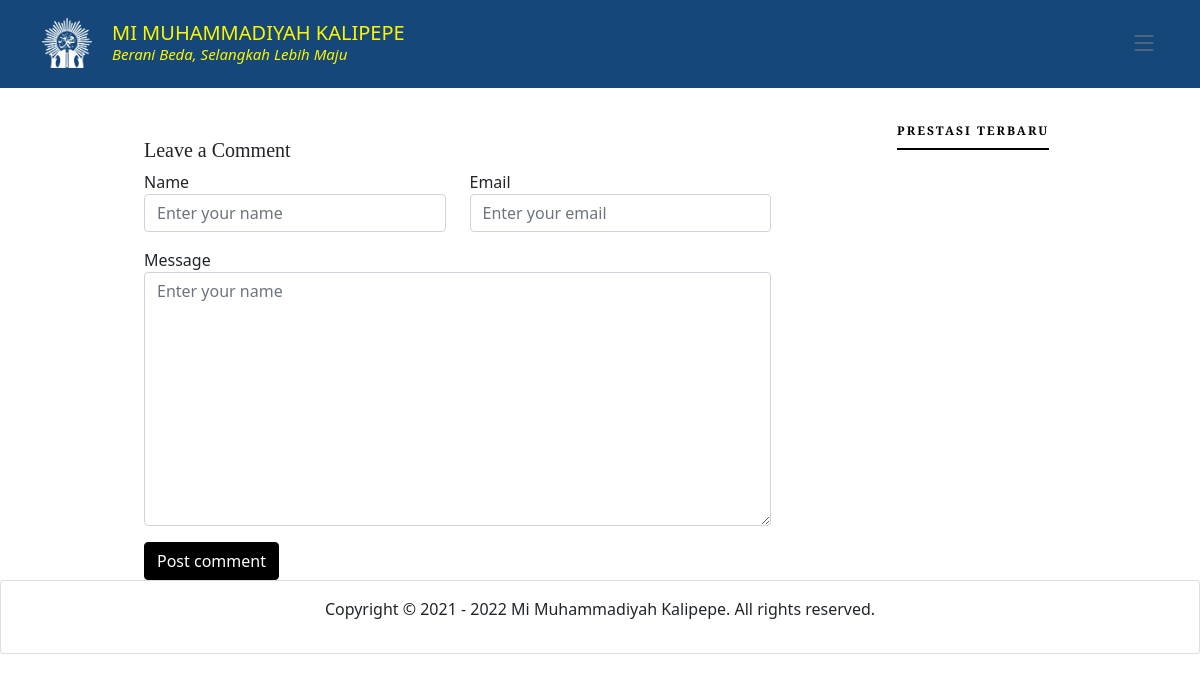
Before: /index.php/home/prestasi_detail with the older database file.
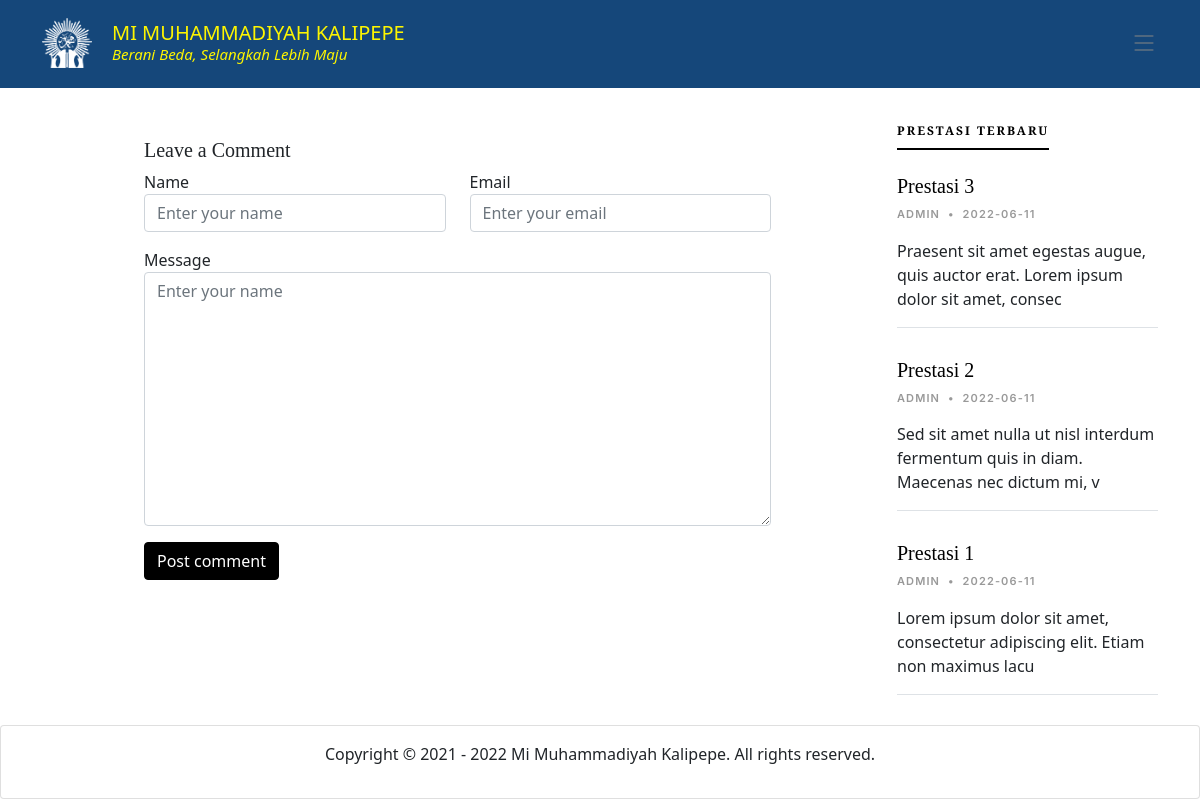
After: the same page with the newer database file.
### tables this page shows
CREATE TABLE `tb_prestasi` (
  `id_prestasi` int(11) NOT NULL,
  `judul_prestasi` longtext NOT NULL,
  `isi_prestasi` longtext NOT NULL,
  `tanggal_prestasi` date NOT NULL,
  `gambar_prestasi` varchar(64) NOT NULL,
  `author` varchar(32) NOT NULL
);

### application/controllers/Home.php (called while the page is built, shortened)
<?php
class Home extends CI_Controller {
	public function __construct(){
		$this->load->model('main_model','', TRUE);
		$this->load->model('m_app','', TRUE);
		$this->load->library('pagination');
		$this->load->helper('url');
	}
	public function prestasi_detail(){
		$id_prestasi = $this->uri->segment(2);
		$data['prestasi'] = $this->main_model->getPrestasiId($id_prestasi);
		$data['prestasiside'] = $this->main_model->getPrestasi()->result();
		$this->load->view('prestasi-detail',$data);
	}
}

### index.php (called while the page is built, shortened)
<?php
require_once BASEPATH.'core/CodeIgniter.php';

### application/models/Main_model.php (called while the page is built, shortened)
<?php
class Main_model extends CI_Model{
	function getPrestasi(){
		$this->db->order_by("id_prestasi", "desc");
		return $this->db->get('tb_prestasi');
	}
}
 ?>

### application/views/prestasi-detail.php (the view, shortened to what this page needs)
<!DOCTYPE html>
<html lang="en">
<head>
</head>
<body>
  <main id="main">
    <section class="single-post-content">
      <div class="container">
        <div class="row">
          <div class="col-md-9 post-content" data-aos="fade-up">
            <div class="row justify-content-center mt-5">
              <div class="col-lg-12">
                <h5 class="comment-title">Leave a Comment</h5>
                <div class="row">
                  <div class="col-lg-6 mb-3">
                    <label for="comment-name">Name</label>
                    <input type="text" class="form-control" id="comment-name" placeholder="Enter your name">
                  </div>
                  <div class="col-lg-6 mb-3">
                    <label for="comment-email">Email</label>
                    <input type="text" class="form-control" id="comment-email" placeholder="Enter your email">
                  </div>
                  <div class="col-12 mb-3">
                    <label for="comment-message">Message</label>
                    <textarea class="form-control" id="comment-message" placeholder="Enter your name" cols="30" rows="10"></textarea>
                  </div>
                  <div class="col-12">
                    <input type="submit" class="btn btn-primary" value="Post comment">
                  </div>
                </div>
              </div>
            </div>
          </div>
          <div class="col-md-3">
            <div class="aside-block">
              <ul class="nav nav-pills custom-tab-nav mb-4 mt-4" id="pills-tab" role="tablist">
                <li class="nav-item" role="presentation">
                  <button class="nav-link active" id="pills-popular-tab" data-bs-toggle="pill" data-bs-target="#pills-popular" type="button" role="tab" aria-controls="pills-popular" aria-selected="true">Prestasi Terbaru</button>
                </li>
              </ul>
              <div class="tab-content" id="pills-tabContent">
                <div class="tab-pane fade show active" id="pills-popular" role="tabpanel" aria-labelledby="pills-popular-tab">
                  <?php foreach ($prestasiside as $news) { ?>
                  <div class="post-entry-1 border-bottom">
                    <h2 class="mb-2"><a href="<?php echo base_url('prestasi-detail/'.$news->id_prestasi) ?>"><?php echo $news->judul_prestasi ?></a></h2>
                    <div class="post-meta"><span class="author mb-3 "><?php echo $news->author ?></span> <span class="mx-1">&bullet;</span> <span><?php echo $news->tanggal_prestasi ?></span></div>
                    <p><?php echo substr($news->isi_prestasi,0, 100 ) ?></p>
                  </div>
                  <?php } ?>
                </div>
              </div>
            </div>
          </div>
        </div>
      </div>
    </section>
  </main>
</body>
</html>

Changed rows visible on the page:
added tb_prestasi: judul_prestasi "Prestasi 3", author "ADMIN", tanggal_prestasi "2022-06-11", isi_prestasi "Praesent sit amet egestas augue, quis auctor erat. Lorem ipsum dolor sit amet, consec"
added tb_prestasi: judul_prestasi "Prestasi 2", author "ADMIN", tanggal_prestasi "2022-06-11", isi_prestasi "Sed sit amet nulla ut nisl interdum fermentum quis in diam. Maecenas nec dictum mi, v"
added tb_prestasi: judul_prestasi "Prestasi 1", author "ADMIN", tanggal_prestasi "2022-06-11", isi_prestasi "Lorem ipsum dolor sit amet, consectetur adipiscing elit. Etiam non maximus lacu"
